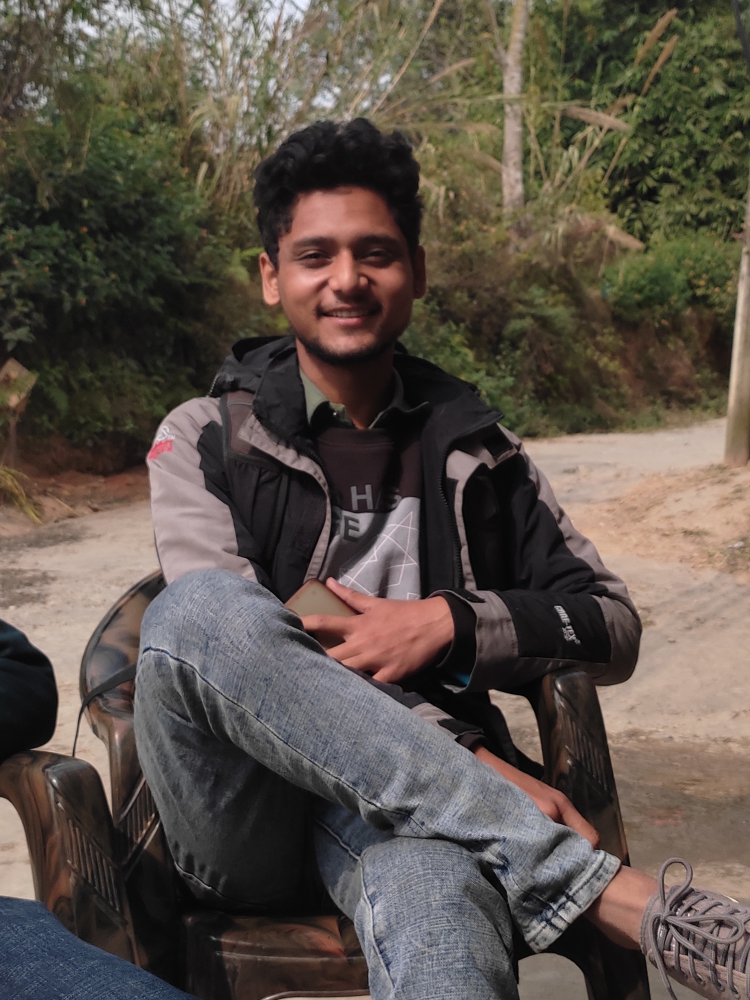
#> input picture images/image1.jpg, 3000 x 4000 px (shown at 1/4 size)
$ python facedetection.py
#> lines starting #> are read from the running program, lines starting #| are printed output that depends on the picture; after the words box and inside, x2 and y2 are one past the last pixel; in counts of white or black regions, pixels touching at a corner belong together
import cv2 as cv

#function to display the final images
def DisplayImage(images):
    for i, image in enumerate (images):
        cv.imshow(f"image{i+1}",image)
    cv.waitKey(0)
    cv.destroyAllWindows()

# Function to detect faces
def FaceDetection(photos):

    #loading the the pre-trained Haar Cascade classifier for face detection
    haar_cascade_data1 = cv.CascadeClassifier("data/haarcascade_frontalface_alt.xml")
    haar_cascade_data2 = cv.CascadeClassifier("data/haarcascade_profileface.xml")
    haar_cascade_data3 = cv.CascadeClassifier("data/haarcascade_frontalface_alt2.xml")

    #Check whether the file is loaded sucessfully or not
    if haar_cascade_data1.empty() or haar_cascade_data2.empty() or haar_cascade_data3.empty():
        print(f"Error in loading HaarCascade file. check file paths again")

    images_paths = []

    for path in photos:
        img = cv.imread(path)
#> img is the input picture: shape (4000, 3000, 3); mean B, G, R 73, 81.5, 91

        if  img is None:
            print(f"Error!! Couldnot load image {path}")
            continue

        #print(img.shape)  #check the size of an image
        #resize the image due to oversize
        img=cv.resize(img,(600,570))
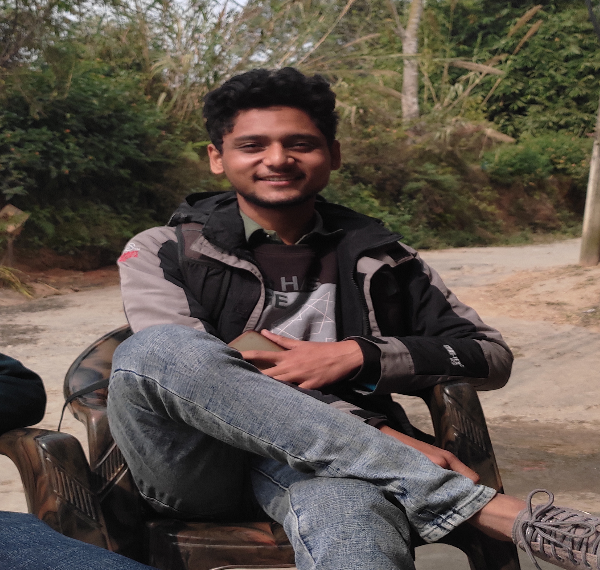
#> img: shape (570, 600, 3); mean B, G, R 72.9, 81.4, 90.9

        gray_img = cv.cvtColor(img,cv.COLOR_BGR2GRAY)   #Convert into gray color
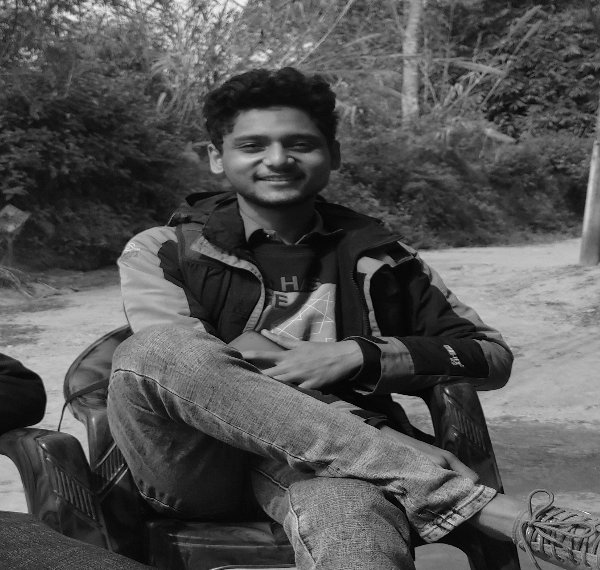
#> gray_img: shape (570, 600); min 0, max 244, mean 83.3
        gray_img = cv.equalizeHist(gray_img)    #improve contrast of gray_image
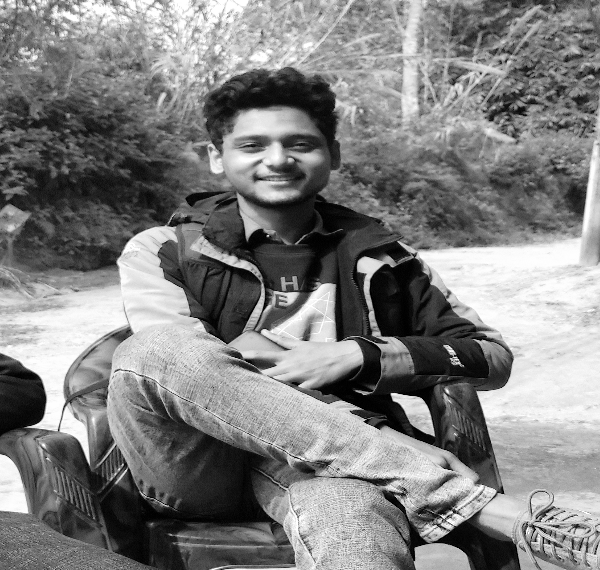
#> gray_img: shape (570, 600); min 0, max 255, mean 128.3


        #detect faces in grayscale with different classsifiers
        faces_frontal = haar_cascade_data1.detectMultiScale(gray_img, scaleFactor=1.1, minNeighbors=3, minSize=(30,30))
#> faces_frontal = [[224, 102, 107, 107]]
        faces_profile = haar_cascade_data2.detectMultiScale(gray_img, scaleFactor=1.1, minNeighbors=3, minSize=(30,30))
#> faces_profile = [[270, 272, 41, 41], [372, 337, 45, 45]]
        faces_alt2 = haar_cascade_data3.detectMultiScale(gray_img, scaleFactor=1.1, minNeighbors=4, minSize=(30,30) )
#> faces_alt2 = [[222, 102, 107, 107]]

        #combine all detected faces
        all_faces=[]
        for i in [faces_frontal, faces_profile, faces_alt2]:
            for j in i:
                all_faces.append(j)
#> this loop made 3 passes
#> i on passes 1 to 3: [[224, 102, 107, 107]], [[270, 272, 41, 41], [372, 337, 45, 45]], [[222, 102, 107, 107]]
#> after the loop, all_faces = [[224, 102, 107, 107], [270, 272, 41, 41], [372, 337, 45, 45], [222, 102, 107, 107]]


        #check if no faces were detected by verifying if the 'all_faces' array is empty
        if len(all_faces) == 0:
            print(f"no face detected in {path} ")
            continue

         # Merge overlapping detections
        all_faces,_=cv.groupRectangles(all_faces, groupThreshold=1, eps=0.2)
#> all_faces = [[223, 102, 107, 107]]

        #form rectangle in the detected faces
        for (x,y,w,h) in all_faces:
            cv.rectangle(img,(x,y), (x+w , y+h), (0,255,0),2)
#> this loop made 1 pass
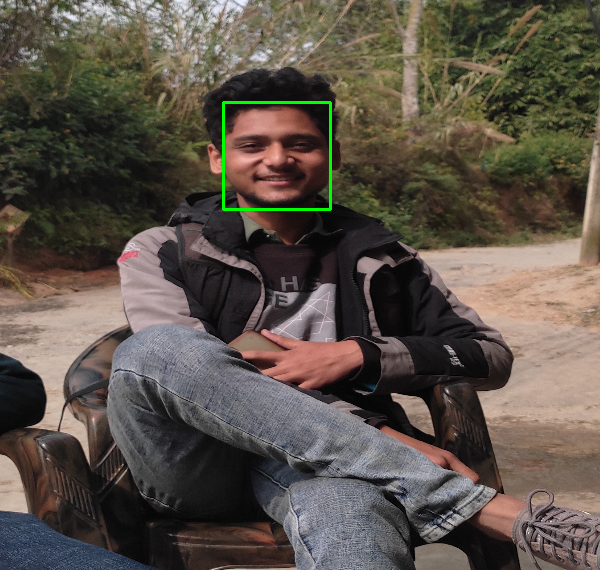
#> img: shape (570, 600, 3); 0.37% of pixels changed, all inside (x1, y1, x2, y2) = (222, 101, 332, 211)
#> pass 3 of the loop in FaceDetection, `for path in photos:`:
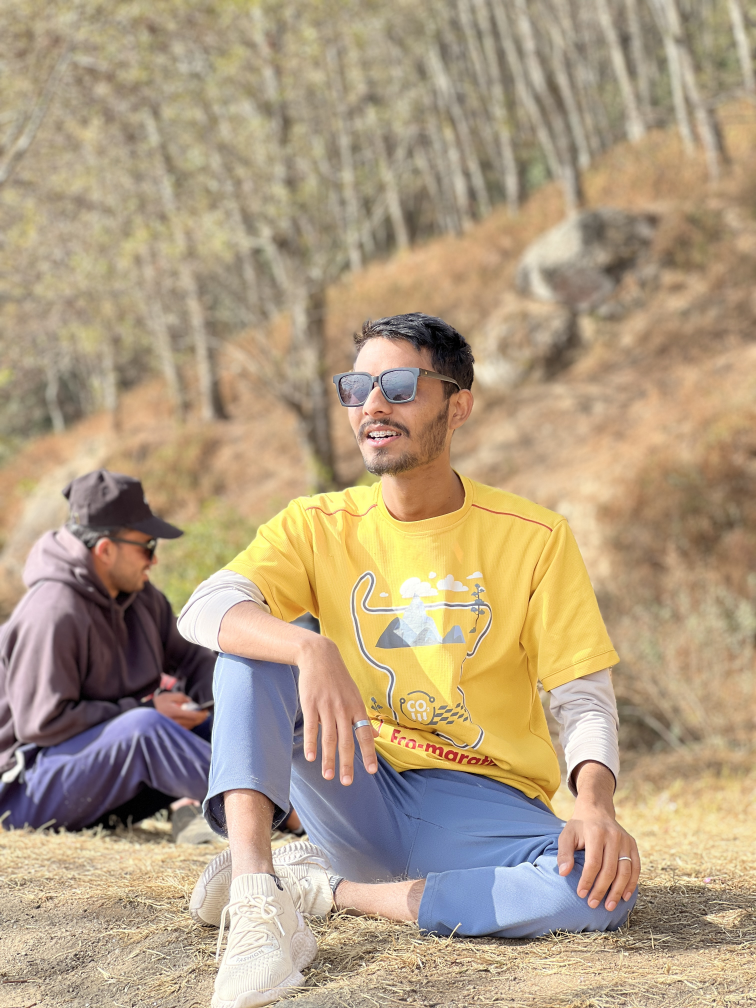
#> input picture images/image3.JPG, 3024 x 4032 px (shown at 1/4 size)
#> in FaceDetection, img is the input picture: shape (4032, 3024, 3); mean B, G, R 130.6, 157.4, 176.8
#> in FaceDetection, `gray_img = cv.equalizeHist(gray_img)`:
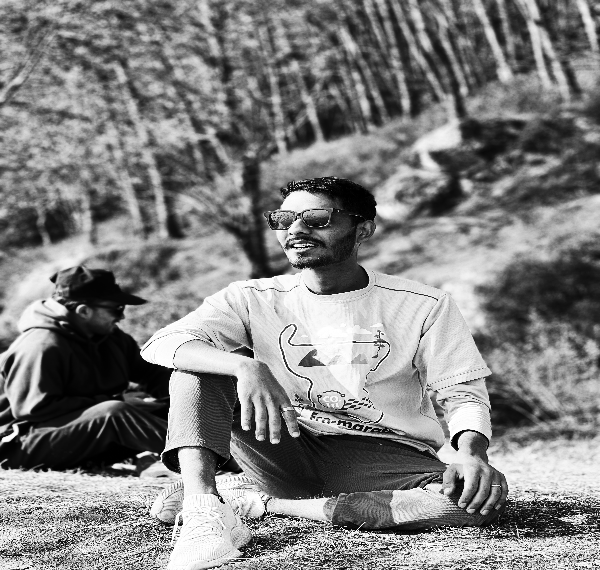
#> gray_img: shape (570, 600); min 0, max 255, mean 128.4
#> faces_frontal = [[256, 189, 87, 87]]
#> faces_profile = [[281, 182, 92, 92]]
#> faces_alt2 = [[259, 189, 84, 84]]
#> the loop in FaceDetection, `for i in [faces_frontal, faces_profile, faces_alt2]:` made 3 passes
#> after the loop in FaceDetection, `for i in [faces_frontal, faces_profile, faces_alt2]:`: all_faces = [[256, 189, 87, 87], [281, 182, 92, 92], [259, 189, 84, 84]]
#> in FaceDetection, `all_faces,_=cv.groupRectangles(all_faces, groupThreshold=1, eps=0.2)`: all_faces = [[258, 189, 86, 86]]
#> the loop in FaceDetection, `for (x,y,w,h) in all_faces:` made 1 pass
#> after the loop in FaceDetection, `for (x,y,w,h) in all_faces:`:
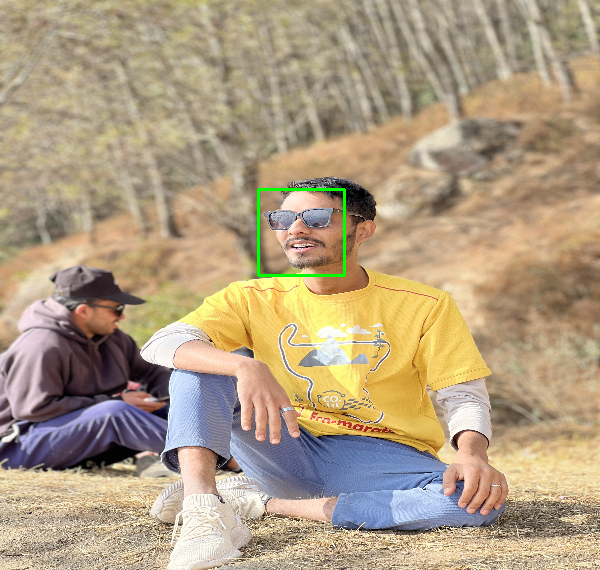
#> img: shape (570, 600, 3); mean B, G, R 130.3, 157.8, 176.3
#> the loop made 5 passes; the first 3 are shown

        images_paths.append(img)

    return images_paths

if __name__ == "__main__":
    photos=["images/image1.jpg","images/image2.JPG","images/image3.JPG","images/image4.JPG","images/image5.JPG"]
    images_paths = FaceDetection(photos)

    if images_paths:
        DisplayImage(images_paths)
    else:
        print("Nothing to display.")
